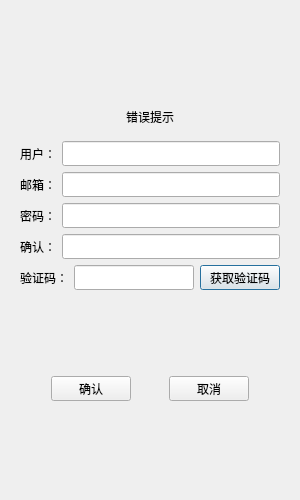
<?xml version="1.0" encoding="UTF-8"?>
<ui version="4.0">
 <class>RegisterDialog</class>
 <widget class="QDialog" name="RegisterDialog">
  <property name="geometry">
   <rect>
    <x>0</x>
    <y>0</y>
    <width>300</width>
    <height>500</height>
   </rect>
  </property>
  <property name="minimumSize">
   <size>
    <width>300</width>
    <height>500</height>
   </size>
  </property>
  <property name="maximumSize">
   <size>
    <width>300</width>
    <height>500</height>
   </size>
  </property>
  <property name="windowTitle">
   <string>Dialog</string>
  </property>
  <layout class="QVBoxLayout" name="verticalLayout_2">
   <item>
    <layout class="QVBoxLayout" name="verticalLayout">
     <item>
      <widget class="QStackedWidget" name="stackedWidget">
       <property name="currentIndex">
        <number>0</number>
       </property>
       <widget class="QWidget" name="page">
        <layout class="QVBoxLayout" name="verticalLayout_3">
         <item>
          <spacer name="verticalSpacer">
           <property name="orientation">
            <enum>Qt::Vertical</enum>
           </property>
           <property name="sizeHint" stdset="0">
            <size>
             <width>20</width>
             <height>40</height>
            </size>
           </property>
          </spacer>
         </item>
         <item>
          <widget class="QWidget" name="widget" native="true">
           <layout class="QVBoxLayout" name="verticalLayout_4">
            <item>
             <widget class="QLabel" name="errTip">
              <property name="text">
               <string>错误提示</string>
              </property>
              <property name="alignment">
               <set>Qt::AlignCenter</set>
              </property>
             </widget>
            </item>
           </layout>
          </widget>
         </item>
         <item>
          <layout class="QHBoxLayout" name="horizontalLayout">
           <item>
            <widget class="QLabel" name="userLabel">
             <property name="minimumSize">
              <size>
               <width>0</width>
               <height>25</height>
              </size>
             </property>
             <property name="maximumSize">
              <size>
               <width>16777215</width>
               <height>25</height>
              </size>
             </property>
             <property name="text">
              <string>用户：</string>
             </property>
            </widget>
           </item>
           <item>
            <widget class="QLineEdit" name="userEdit">
             <property name="minimumSize">
              <size>
               <width>0</width>
               <height>25</height>
              </size>
             </property>
             <property name="maximumSize">
              <size>
               <width>16777215</width>
               <height>25</height>
              </size>
             </property>
            </widget>
           </item>
          </layout>
         </item>
         <item>
          <layout class="QHBoxLayout" name="horizontalLayout_2">
           <item>
            <widget class="QLabel" name="emailLabel">
             <property name="minimumSize">
              <size>
               <width>0</width>
               <height>25</height>
              </size>
             </property>
             <property name="maximumSize">
              <size>
               <width>16777215</width>
               <height>25</height>
              </size>
             </property>
             <property name="text">
              <string>邮箱：</string>
             </property>
            </widget>
           </item>
           <item>
            <widget class="QLineEdit" name="emailEdit">
             <property name="minimumSize">
              <size>
               <width>0</width>
               <height>25</height>
              </size>
             </property>
             <property name="maximumSize">
              <size>
               <width>16777215</width>
               <height>25</height>
              </size>
             </property>
            </widget>
           </item>
          </layout>
         </item>
         <item>
          <layout class="QHBoxLayout" name="horizontalLayout_3">
           <item>
            <widget class="QLabel" name="passLabel">
             <property name="minimumSize">
              <size>
               <width>0</width>
               <height>25</height>
              </size>
             </property>
             <property name="maximumSize">
              <size>
               <width>16777215</width>
               <height>25</height>
              </size>
             </property>
             <property name="text">
              <string>密码：</string>
             </property>
            </widget>
           </item>
           <item>
            <widget class="QLineEdit" name="passEdit">
             <property name="minimumSize">
              <size>
               <width>0</width>
               <height>25</height>
              </size>
             </property>
             <property name="maximumSize">
              <size>
               <width>16777215</width>
               <height>25</height>
              </size>
             </property>
            </widget>
           </item>
          </layout>
         </item>
         <item>
          <layout class="QHBoxLayout" name="horizontalLayout_4">
           <item>
            <widget class="QLabel" name="confirmLabel">
             <property name="minimumSize">
              <size>
               <width>0</width>
               <height>25</height>
              </size>
             </property>
             <property name="maximumSize">
              <size>
               <width>16777215</width>
               <height>25</height>
              </size>
             </property>
             <property name="text">
              <string>确认：</string>
             </property>
            </widget>
           </item>
           <item>
            <widget class="QLineEdit" name="confirmEdit">
             <property name="minimumSize">
              <size>
               <width>0</width>
               <height>25</height>
              </size>
             </property>
             <property name="maximumSize">
              <size>
               <width>16777215</width>
               <height>25</height>
              </size>
             </property>
            </widget>
           </item>
          </layout>
         </item>
         <item>
          <layout class="QHBoxLayout" name="horizontalLayout_5">
           <item>
            <widget class="QLabel" name="verifyLabel">
             <property name="minimumSize">
              <size>
               <width>0</width>
               <height>25</height>
              </size>
             </property>
             <property name="maximumSize">
              <size>
               <width>16777215</width>
               <height>25</height>
              </size>
             </property>
             <property name="text">
              <string>验证码：</string>
             </property>
            </widget>
           </item>
           <item>
            <widget class="QLineEdit" name="verifyEdit">
             <property name="minimumSize">
              <size>
               <width>0</width>
               <height>25</height>
              </size>
             </property>
             <property name="maximumSize">
              <size>
               <width>16777215</width>
               <height>25</height>
              </size>
             </property>
            </widget>
           </item>
           <item>
            <widget class="QPushButton" name="getCode">
             <property name="minimumSize">
              <size>
               <width>0</width>
               <height>25</height>
              </size>
             </property>
             <property name="maximumSize">
              <size>
               <width>16777215</width>
               <height>25</height>
              </size>
             </property>
             <property name="text">
              <string>获取验证码</string>
             </property>
            </widget>
           </item>
          </layout>
         </item>
         <item>
          <spacer name="verticalSpacer_2">
           <property name="orientation">
            <enum>Qt::Vertical</enum>
           </property>
           <property name="sizeHint" stdset="0">
            <size>
             <width>20</width>
             <height>40</height>
            </size>
           </property>
          </spacer>
         </item>
         <item>
          <layout class="QHBoxLayout" name="horizontalLayout_6">
           <item>
            <spacer name="horizontalSpacer">
             <property name="orientation">
              <enum>Qt::Horizontal</enum>
             </property>
             <property name="sizeHint" stdset="0">
              <size>
               <width>40</width>
               <height>20</height>
              </size>
             </property>
            </spacer>
           </item>
           <item>
            <widget class="QPushButton" name="comfirmBtn">
             <property name="minimumSize">
              <size>
               <width>0</width>
               <height>25</height>
              </size>
             </property>
             <property name="maximumSize">
              <size>
               <width>16777215</width>
               <height>25</height>
              </size>
             </property>
             <property name="text">
              <string>确认</string>
             </property>
            </widget>
           </item>
           <item>
            <spacer name="horizontalSpacer_3">
             <property name="orientation">
              <enum>Qt::Horizontal</enum>
             </property>
             <property name="sizeHint" stdset="0">
              <size>
               <width>40</width>
               <height>20</height>
              </size>
             </property>
            </spacer>
           </item>
           <item>
            <widget class="QPushButton" name="cancelBtn">
             <property name="minimumSize">
              <size>
               <width>0</width>
               <height>25</height>
              </size>
             </property>
             <property name="maximumSize">
              <size>
               <width>16777215</width>
               <height>25</height>
              </size>
             </property>
             <property name="text">
              <string>取消</string>
             </property>
            </widget>
           </item>
           <item>
            <spacer name="horizontalSpacer_2">
             <property name="orientation">
              <enum>Qt::Horizontal</enum>
             </property>
             <property name="sizeHint" stdset="0">
              <size>
               <width>40</width>
               <height>20</height>
              </size>
             </property>
            </spacer>
           </item>
          </layout>
         </item>
         <item>
          <spacer name="verticalSpacer_3">
           <property name="orientation">
            <enum>Qt::Vertical</enum>
           </property>
           <property name="sizeHint" stdset="0">
            <size>
             <width>20</width>
             <height>40</height>
            </size>
           </property>
          </spacer>
         </item>
        </layout>
       </widget>
       <widget class="QWidget" name="page_2"/>
      </widget>
     </item>
    </layout>
   </item>
  </layout>
 </widget>
 <resources/>
 <connections/>
</ui>
